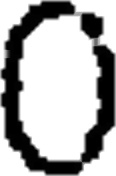
#> input picture process-images/templates/call_of_duty/1080p/0/0.jpg, 116 x 176 px; its folder holds only this picture in this run
$ python -i pre_process_tiny_images.py   (imports and definitions only)
#> lines starting #> are read from the running program, lines starting #| are printed output that depends on the picture; after the words box and inside, x2 and y2 are one past the last pixel; in counts of white or black regions, pixels touching at a corner belong together
#> in process_tiny_image, img is the input picture: shape (176, 116, 3); min 0, max 255, mean 173.8
### pre-process-images/common.py
import cv2
import re

from frame_processing import pre_process_image, process_image


# [35 lines left out: functions get_extra_areas, parse_image_name, not called in this run]


def get_bw_image(img):
    try:
        gray = cv2.cvtColor(img, cv2.COLOR_BGR2GRAY)
    except Exception as e:
        print(e)
        return None

    return process_image(pre_process_image(img, gray))


# [39 lines left out: function run_preprocessing, not called in this run]

### image-processing-module/pre-process-images/frame_processing.py
import cv2
import numpy as np


def pre_process_image(image, gray, inverse=True):
#> called with inverse = True
    upscaled = cv2.resize(gray, (image.shape[1] * 4, image.shape[0] * 4), interpolation=cv2.INTER_CUBIC)
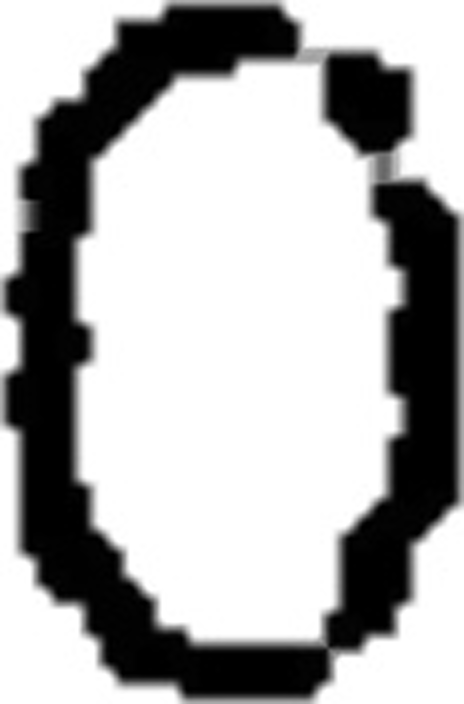
#> upscaled: shape (704, 464); min 0, max 255, mean 173.7

    kernel = np.array([[-1, -1, -1], [-1, 9, -1], [-1, -1, -1]])
    im = cv2.filter2D(upscaled, -1, kernel)

    threshold = cv2.THRESH_BINARY_INV if inverse else cv2.THRESH_BINARY

    ret3, binary = cv2.threshold(im, 0, 255, threshold + cv2.THRESH_OTSU)
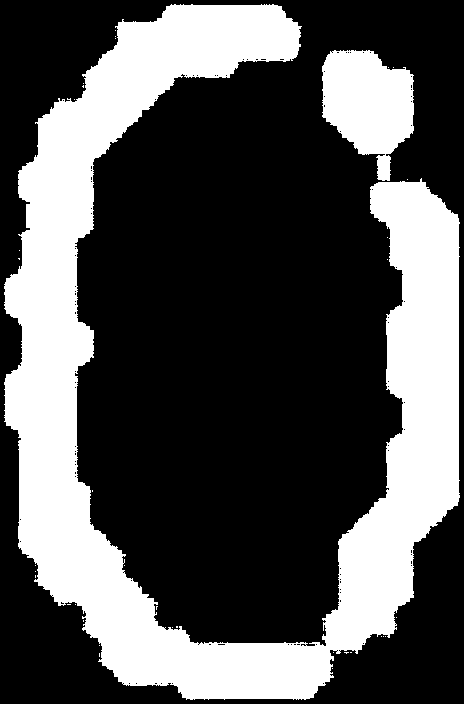
#> binary: shape (704, 464); 32.2% white; 36 white regions (34 under 20 px), largest, box (x1, y1, x2, y2) and area: (4, 4, 460, 700) 97253, (322, 50, 414, 181) 7990
#> ret3 = 132
    kernel = np.ones((2, 2), np.uint8)

    erosion = cv2.dilate(binary, kernel, iterations=3)
#> erosion: shape (704, 464); 34.7% white; 1 white region, box (x1, y1, x2, y2) and area: (4, 4, 463, 703) 113214
    erosion = cv2.erode(erosion, kernel, iterations=3)
#> erosion: shape (704, 464); 32.6% white; 1 white region, box (x1, y1, x2, y2) and area: (7, 7, 463, 703) 106330
    erosion = cv2.dilate(erosion, kernel, iterations=3)
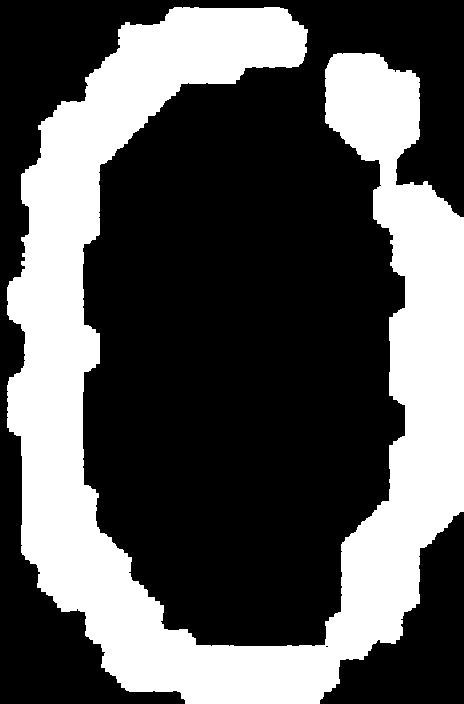
#> erosion: shape (704, 464); 34.5% white; 1 white region, box (x1, y1, x2, y2) and area: (7, 7, 464, 704) 112735
    erosion = cv2.erode(erosion, kernel, iterations=3)
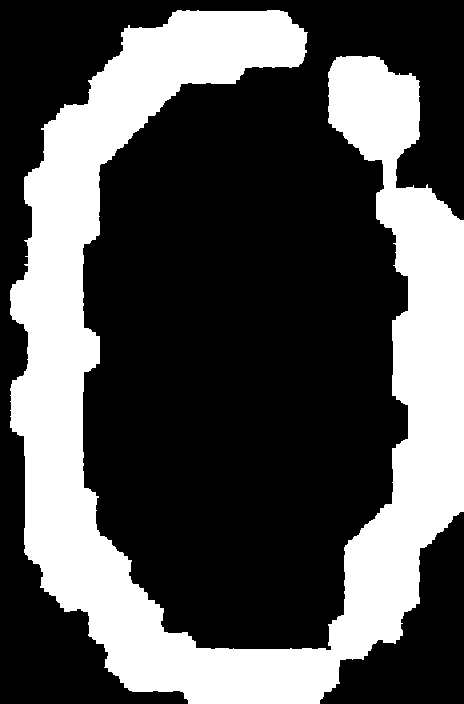
#> erosion: shape (704, 464); 32.4% white; 1 white region, box (x1, y1, x2, y2) and area: (10, 10, 464, 704) 105884

    return binary


def process_image(subimage):
    new_kernel = np.ones((3, 3), np.uint8)
#> new_kernel = [[1, 1, 1], [1, 1, 1], [1, 1, 1]]
    resized_sub_image = cv2.resize(subimage, (subimage.shape[1] * 4, subimage.shape[0] * 4),
                                   interpolation=cv2.INTER_CUBIC)
    resized_sub_image = cv2.dilate(resized_sub_image, new_kernel, iterations=3)
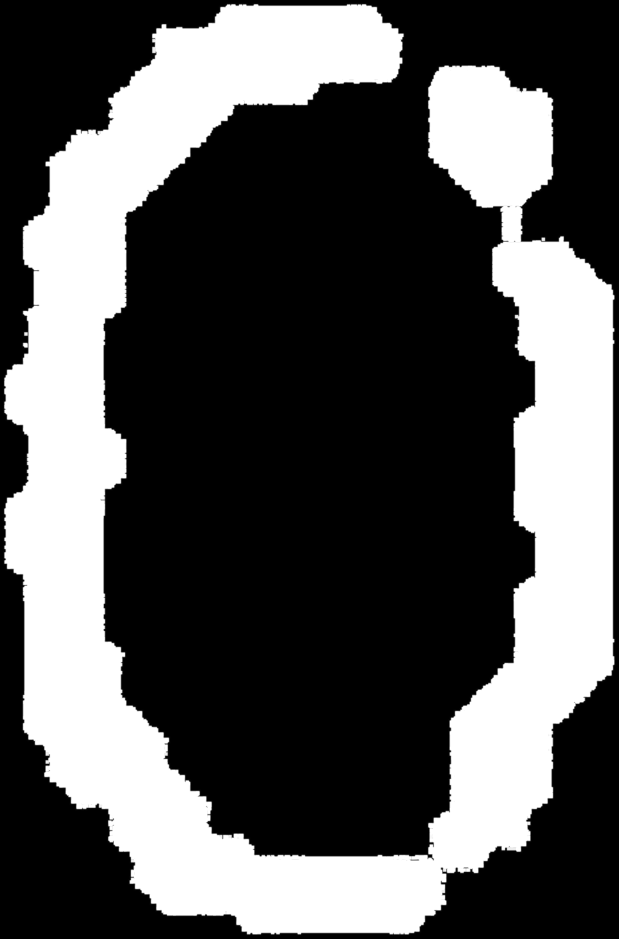
#> resized_sub_image: shape (2816, 1856) (shown at 1/3 size); min 0, max 255, mean 85.6
    resized_sub_image = cv2.erode(resized_sub_image, new_kernel, iterations=5)
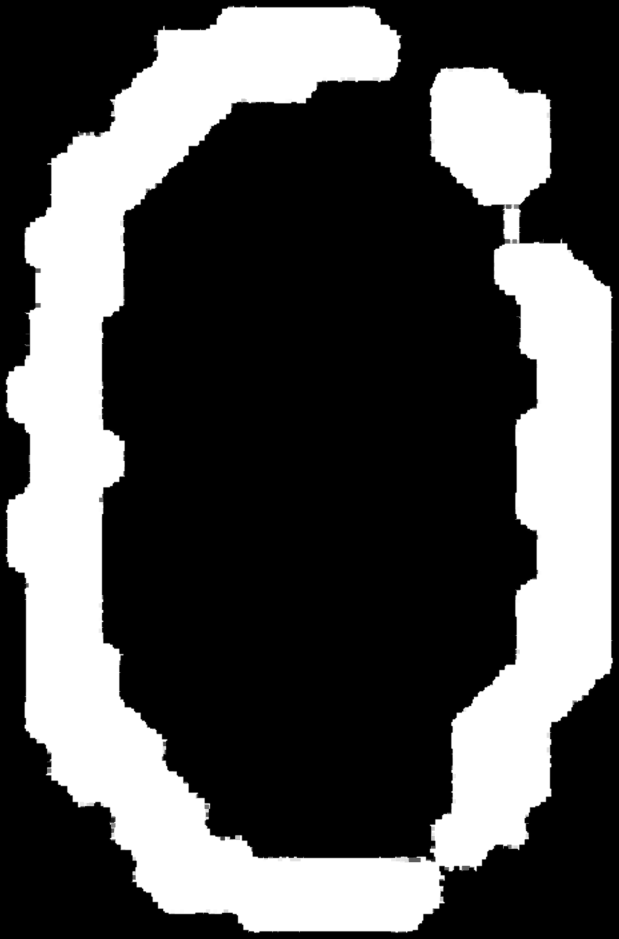
#> resized_sub_image: shape (2816, 1856) (shown at 1/3 size); min 0, max 255, mean 80.7
    resized_sub_image = cv2.dilate(resized_sub_image, new_kernel, iterations=3)
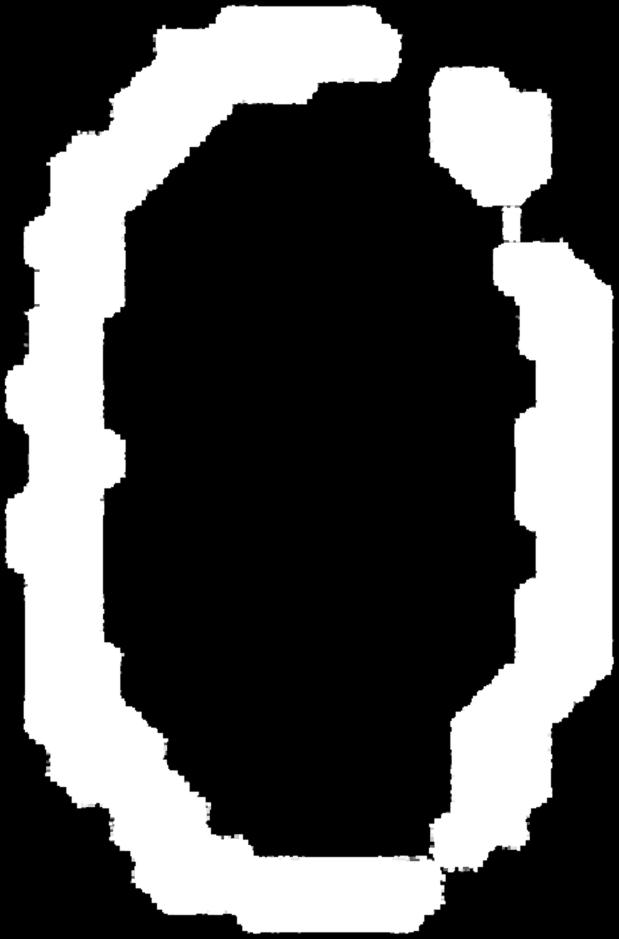
#> resized_sub_image: shape (2816, 1856) (shown at 1/3 size); min 0, max 255, mean 83.5

    return resized_sub_image

### pre-process-images/logger.py
import logging
import os

from logging.handlers import RotatingFileHandler

from config import base_path

def get_logger(log_file, app_name='root'):
    if not os.path.isdir("{}/logs".format(base_path)):
        os.makedirs("{}/logs".format(base_path))

    log_formatter = logging.Formatter('%(asctime)s %(levelname)s %(funcName)s(%(lineno)d) %(message)s',
                                      datefmt='%Y/%m/%d %I:%M:%S %z')

    my_handler = RotatingFileHandler('{}/logs/{}.log'.format(base_path, log_file), mode='a', maxBytes=5*1024*1024,
                                     backupCount=2, encoding=None, delay=0)
    my_handler.setFormatter(log_formatter)
    my_handler.setLevel(logging.INFO)

    app_log = logging.getLogger(app_name)
    app_log.setLevel(logging.INFO)

    app_log.addHandler(my_handler)

    return app_log

### pre-process-images/pre_process_tiny_images.py
import os
import json
import multiprocessing
import sys
import timeit
import cv2

from common import get_bw_image
from datetime import datetime
from config import batch_size, number_cores, index_storage_path
from storage.local_storage_controller import LocalStorageController

from logger import get_logger
from time import sleep
from tqdm import tqdm

game_id = ""

logger = get_logger("tiny_images")


def process_tiny_image(image):
    img = cv2.imread(image)
    erosion = get_bw_image(img)

    if erosion is not None:
        if game_id:
            bw_img_name = "{}_{}_bw.png".format(game_id, image.split("/")[-1].split(".")[0])
        else:
            bw_img_name = "{}_bw.png".format(image.split("/")[-1].split(".")[0])

#> (the run stopped early here; a loop or call above may not have finished)

$ run again, on process-images/templates/call_of_duty/1080p/0/1.jpg
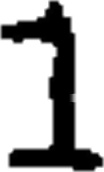
#> input picture process-images/templates/call_of_duty/1080p/0/1.jpg, 104 x 172 px
#> in process_tiny_image, img is the input picture: shape (172, 104, 3); min 0, max 255, mean 171.8
#> in pre_process_image, `ret3, binary = cv2.threshold(im, 0, 255, threshold + cv2.THRESH_OTSU)`:
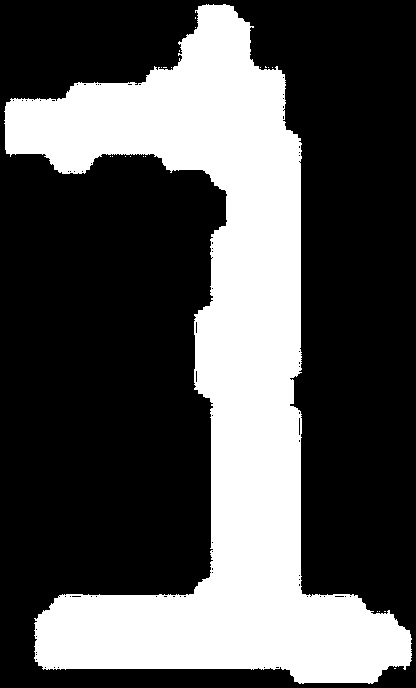
#> binary: shape (688, 416); 33.1% white; 21 white regions (20 under 20 px), largest, box (x1, y1, x2, y2) and area: (4, 4, 412, 684) 94652
#> ret3 = 131
#> new_kernel = [[1, 1, 1], [1, 1, 1], [1, 1, 1]]
#> in process_image, `resized_sub_image = cv2.dilate(resized_sub_image, new_kernel, iteratio..`:
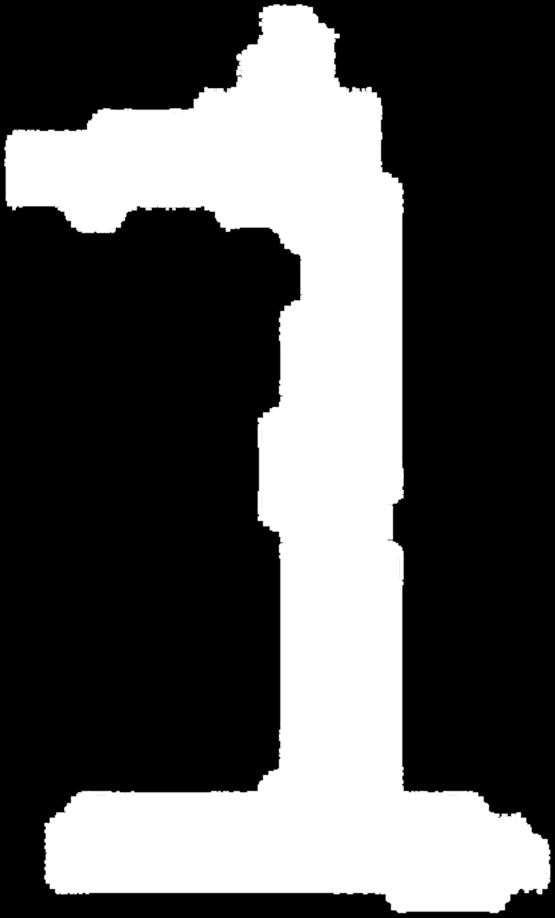
#> resized_sub_image: shape (2752, 1664) (shown at 1/3 size); min 0, max 255, mean 86.7

$ run again, on process-images/templates/call_of_duty/1080p/0/2.jpg
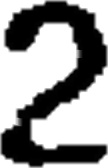
#> input picture process-images/templates/call_of_duty/1080p/0/2.jpg, 108 x 168 px
#> in process_tiny_image, img is the input picture: shape (168, 108, 3); min 0, max 255, mean 148.6
#> in pre_process_image, `ret3, binary = cv2.threshold(im, 0, 255, threshold + cv2.THRESH_OTSU)`:
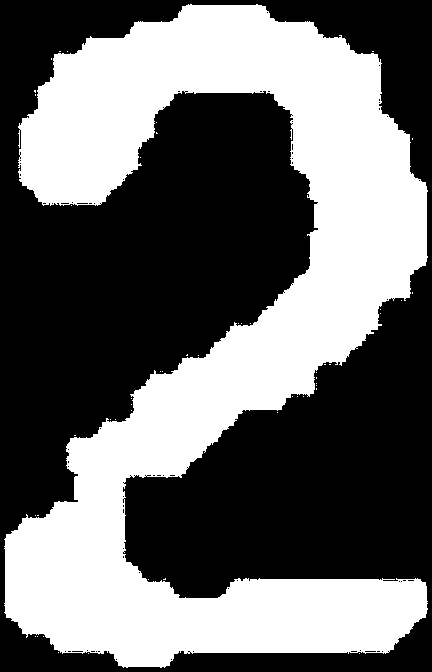
#> binary: shape (672, 432); 41.8% white; 50 white regions (49 under 20 px), largest, box (x1, y1, x2, y2) and area: (4, 4, 428, 668) 121334
#> ret3 = 129
#> new_kernel = [[1, 1, 1], [1, 1, 1], [1, 1, 1]]
#> in process_image, `resized_sub_image = cv2.dilate(resized_sub_image, new_kernel, iteratio..`:
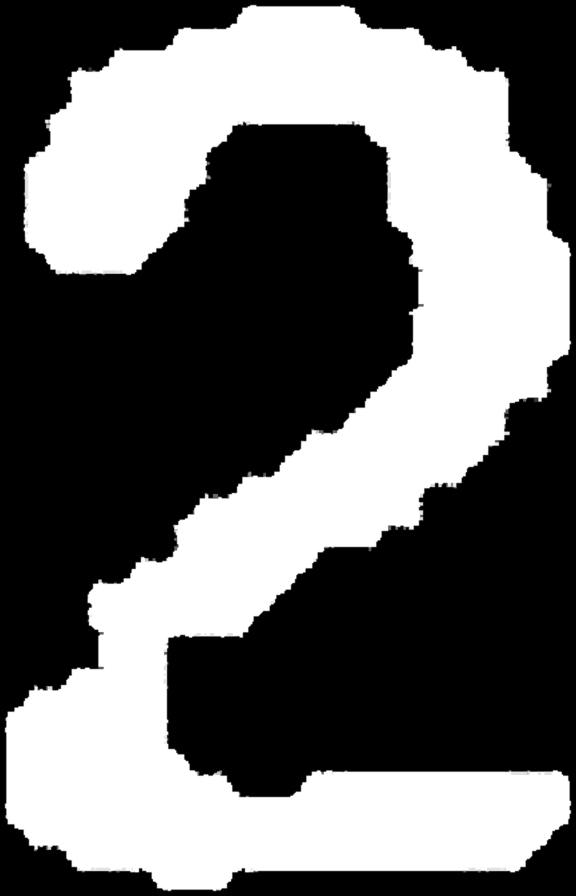
#> resized_sub_image: shape (2688, 1728) (shown at 1/3 size); min 0, max 255, mean 107.9

$ run again, on process-images/templates/call_of_duty/1080p/0/3.jpg
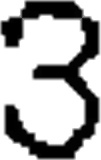
#> input picture process-images/templates/call_of_duty/1080p/0/3.jpg, 101 x 160 px
#> in process_tiny_image, img is the input picture: shape (160, 101, 3); min 0, max 255, mean 170.2
#> binary: shape (640, 404); 33.9% white; 49 white regions (48 under 20 px), largest, box (x1, y1, x2, y2) and area: (4, 4, 398, 636) 87592
#> ret3 = 133
#> new_kernel = [[1, 1, 1], [1, 1, 1], [1, 1, 1]]
#> in process_image, `resized_sub_image = cv2.dilate(resized_sub_image, new_kernel, iteratio..`:
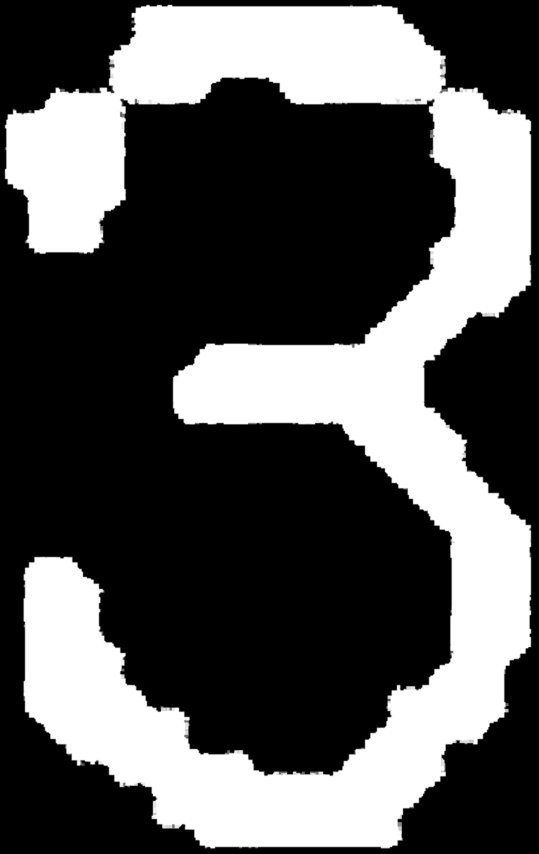
#> resized_sub_image: shape (2560, 1616) (shown at 1/3 size); min 0, max 255, mean 88
